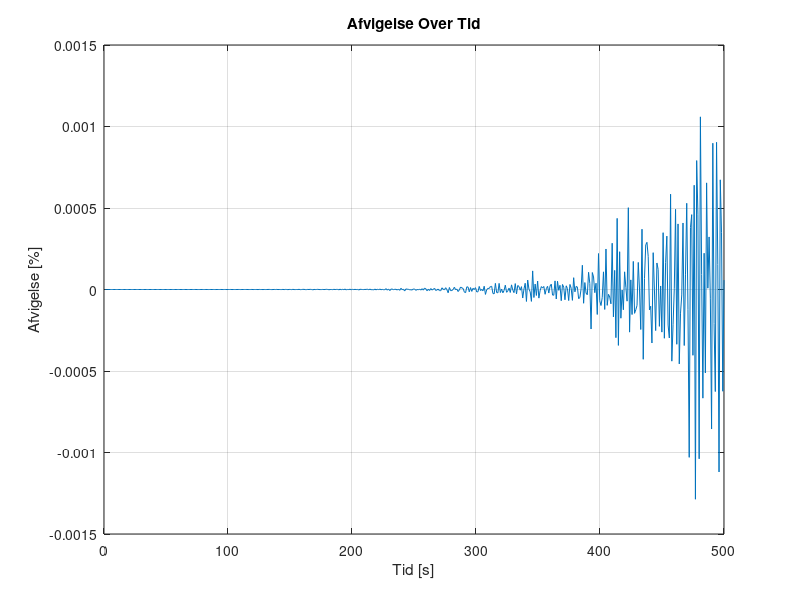
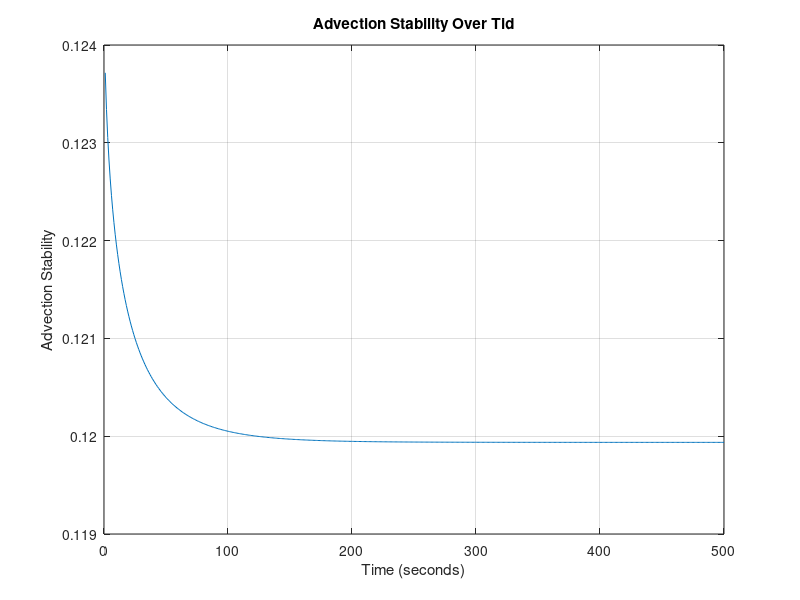
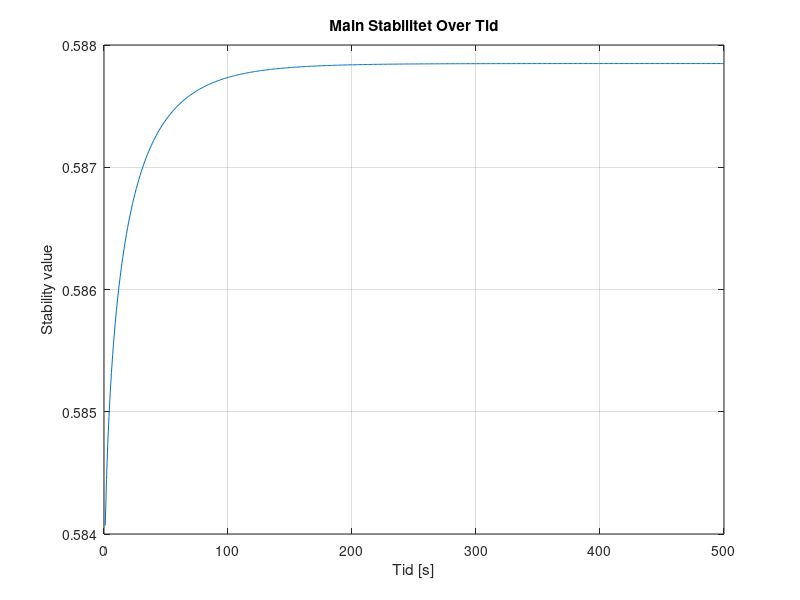
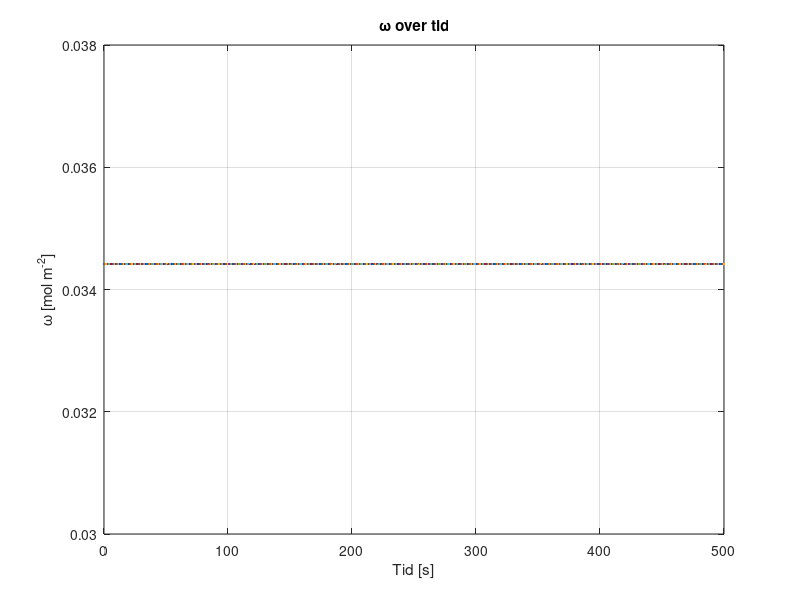

MATLAB code for these plots, in order: (Note: this script raises an error after producing the figures.)
%__Gruppe 3-Simulering-3.Sem__
clear
close all
clc
%% Inital Parameters
domain_length = 0.1;   % Domain length (meters)
domain_steps = 1000;    % Number of spatial domain_steps points
dx = domain_length / (domain_steps - 1); % Position discretization
 
time_length = 500;      % Time length (seconds)
time_steps = 500;       % Number of time steps
dt = time_length / time_steps; % Temporal discretization

% DEFINED VARIABLES
D = 1.464*10^-9; % Diffusivity coefficient H2PO4- in water [m^2 s^-1]
feed_conc = 0.1; % Constant solute concentration at the first cell 0.1 molar [H2PO4-]
TMP = 35; %TMP: Transmembrane Pressure [bar]

area = 0.0308; % Area of the membrane surface [m^2]
kw = 5.7311*10^(-7); % Initial water permeability m^3 m^-2 bar^-1 s^-1 
my = 0.8903*10^-9; % Water viscosity [Bar∙s]
Rm = 1/(my*kw); % Rejection of water at the membrane (σ) [m^-1]
alpha = 1*10^14; % Specific resistance of fouling [m mol^-1 m^3]
PC = 0.5; %Percipitate Advection Coefficient

sig_m = 0.1; % Rejection of ions 

% PHYSICAL CONSTANTS
R = 8.31415*10^-2; % Gasconstant [L^3 Bar mol^-1 K^-1]
T = 273.15+25; %Temperature [K]

% Anonymous functions
%Lv = @(time) kw*exp(-kb*time); %Water permeability dependent on Fouling

Mp = @(conc) 0.0011*exp(36.328*conc) + 0.263253; % concentration of udfæld in respect to phosphate increase.
Rf = @(conc) alpha*(Mp(conc)/area); % Rate of fouling
Lv = @(conc) 1/(my*(Rm+Rf(conc))); % Water permeability dependent on fouling


% Create a grid for space and time
x = linspace(0, domain_length, domain_steps);
t = linspace(0, time_length, time_steps);

% Initialize the concentration array AND Initial condition (1D)
C = zeros(domain_steps, time_steps)+0.1; % 0.1 molar [H2PO4] at pH 2.9


%Diffusive Stability
DS = D*dt/dx^2;
fprintf('\n Diffusivity Stability = %f', DS);
if DS>0.5 
   fprintf(2,'\n ERROR: Stabilitetsfejl');
else
    fprintf('\n Stable Diffusion Model !!');
end


%% Time-stepping loop
for j = 2:time_steps
    for i = 1:domain_steps
        LastC = C(domain_steps, j-1);

        C(1, :) = feed_conc; % Set the leftmost boundary to 0.1

        if j == 2
            Ptot = Mp(feed_conc); % The rate of percipitation WI
        else
            Ptot = Mp(LastC) + Jv*Mp(feed_conc)*(dt/dx)*PC; %%% CHECK CODE!!!!!!
        end

        Jv = (Lv(LastC)*(TMP-(1*R*T*(LastC))));  % Volume flux = Jv ,  in terms of osmotic pressure (TMP, R, T, delta_C) and Lv. [m/s]

        % Calculate the second derivative in x direction
        if i == 1 %_Left Cell__
            d2Cdx2 = 0;
            dCdt_advection = 0;

        elseif i == domain_steps %__Membrane Cell___
            % No right neighbor at the last cell and MEMBRANE
            d2Cdx2 = (D * (C(domain_steps - 1, j-1) - C(domain_steps, j-1))) / dx^2;
            dCdt_advection = -Jv * (C(domain_steps, j-1)*(1-sig_m) - C(domain_steps - 1, j-1)) / dx;
        else    %__Normal Cells__
            % Calculate the second derivative normally
            d2Cdx2 = D * (C(i + 1, j-1) - 2 * C(i, j-1) + C(i - 1, j-1)) / dx^2;
            % Apply advection term
            dCdt_advection = -Jv * (C(i, j-1) - C(i-1, j-1)) / dx;
        end
        % Apply the diffusion-advection-(electromigration) equation
        C(i, j) = C(i, j-1) + dt * (d2Cdx2 + dCdt_advection);
        Jv_values4(j) = Jv; % Plot values
        P_values(j) = Ptot;
        AS(j) = Jv * dt/dx; % Stability plot values
        % Main Stability
        MainS=(1-2*DS-AS(j));                      % Calculation of specific main stability to time
        MainS_values(j)=MainS;                     % Storing main stability values
    end
end
%% conservation and error

volprc = dx*area*1000;  % Volume per cell in Liters

Cw = [0,C(domain_steps, :)]; % Making the matrix line up properly and have the right size
Cw(end) = [];

Systemdiff = [0, diff(sum(C*volprc,1))]; % Difference in system concentration per dt

inflow = feed_conc*(Jv_values4)*(dt/dx)*volprc; % In - mol
outflow = Cw.* Jv_values4*(dt/dx)*volprc*(1-sig_m); % Out - mol
infoutdiff = (inflow - outflow);
ERROR = ((Systemdiff - infoutdiff).*Systemdiff.^(-1))*100; % The mass conservation error



%% 2D Plots

% Plot Mass Conservation Error values over time

figure;
plot(t, ERROR);
xlabel('Tid [s]');
ylabel('Afvigelse [%]');
title('Afvigelse Over Tid');
grid on;

% Plot Advection Stability (DS) values over time

figure;
plot(t(2:end), AS(2:end));
xlabel('Time (seconds)');
ylabel('Advection Stability');
title('Advection Stability Over Tid');
grid on;

% Plot Main Stability (MainS) values over time

figure;
plot(t(2:end), MainS_values(2:end));
xlabel('Tid [s]');
ylabel('Stability value');
title('Main Stabilitet Over Tid');
grid on;

% Plot Percipitate (DS) values over time

figure;
plot(t, Ptot*volprc/area);
xlabel('Tid [s]');
ylabel('\omega [mol m^{-2}]');
title('\omega over tid');
grid on;

% Plot Jv values over time
figure;
plot(t, Jv_values4);
xlabel('Time (seconds)');
ylabel('Jv (Velocity)');
title('Jv (Velocity) Over Time');
grid on;

%% Sideplot

% Time indices
time_instances = [1, 5, 25, 50, 100, 250, 500];

figure;
hold on;

% Plot concentration at specific time instances
for i = 1:length(time_instances)
    time_index = time_instances(i);
    plot(x, C(:, time_index)/feed_conc - 1);
end

xlabel('Position [m]');
ylabel('CF');
title('CF over position ved forskellige tidspunkter');
xlim([0.099, domain_length]);
ylim([0, 0.12]);

% Add a legend for clarity
legend(arrayfun(@(f) ['t=', num2str(f), 's'], time_instances, 'UniformOutput', false));

grid on;
hold off;

%% 3D Plot

% 3D surface plot - concentration over time and position
[T, X] = meshgrid(t, x);
figure;
h = surf(X, T, (C/feed_conc)-1);
xlabel('Position [m]');
ylabel('Tid [s]');
zlabel('CF');
title('CF over tid og position');
xlim([0, domain_length]);
ylim([0, time_length]);
zlim([0, 0.12]);
set(h,'LineStyle','none')
colormap(jet)
clim([0, 0.12])


%%
save('step4jv', 'Jv_values4')
